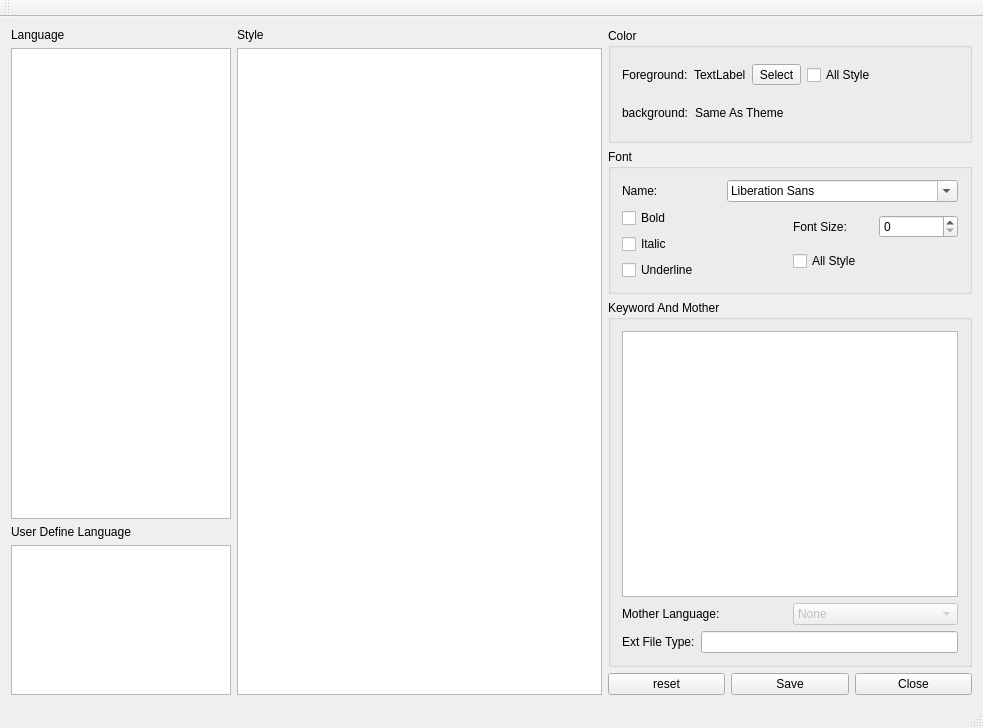
<?xml version="1.0" encoding="UTF-8"?>
<ui version="4.0">
 <class>QtLangSetClass</class>
 <widget class="QMainWindow" name="QtLangSetClass">
  <property name="geometry">
   <rect>
    <x>0</x>
    <y>0</y>
    <width>983</width>
    <height>728</height>
   </rect>
  </property>
  <property name="windowTitle">
   <string>QtLangSet</string>
  </property>
  <property name="windowIcon">
   <iconset resource="RealCompare.qrc">
    <normaloff>:/Resources/edit/global/ndd.ico</normaloff>:/Resources/edit/global/ndd.ico</iconset>
  </property>
  <widget class="QWidget" name="centralWidget">
   <layout class="QHBoxLayout" name="horizontalLayout_9">
    <item>
       <layout class="QVBoxLayout" name="verticalLayout">
        <item>
         <widget class="QLabel" name="label">
          <property name="text">
           <string>Language</string>
          </property>
         </widget>
        </item>
        <item>
         <widget class="QListWidget" name="langListWidget">
          <property name="minimumSize">
           <size>
            <width>100</width>
            <height>0</height>
           </size>
          </property>
          <property name="maximumSize">
           <size>
          <width>220</width>
            <height>16777215</height>
           </size>
          </property>
         </widget>
        </item>
        <item>
         <widget class="QLabel" name="label_5">
          <property name="text">
           <string>User Define Language</string>
          </property>
         </widget>
        </item>
        <item>
         <widget class="QListWidget" name="userLangListWidget">
          <property name="minimumSize">
           <size>
            <width>100</width>
            <height>0</height>
           </size>
          </property>
          <property name="maximumSize">
           <size>
          <width>220</width>
            <height>150</height>
           </size>
          </property>
         </widget>
        </item>
       </layout>
      </item>
      <item>
       <layout class="QVBoxLayout" name="verticalLayout_2">
        <item>
         <widget class="QLabel" name="label_2">
          <property name="text">
           <string>Style</string>
          </property>
         </widget>
        </item>
        <item>
         <widget class="QListWidget" name="styleListWidget">
          <property name="minimumSize">
           <size>
            <width>250</width>
            <height>0</height>
           </size>
          </property>
          <property name="maximumSize">
           <size>
            <width>500</width>
            <height>16777215</height>
           </size>
          </property>
         </widget>
        </item>
       </layout>
      </item>
    <item>
     <layout class="QVBoxLayout" name="verticalLayout_5">
      <item>
         <widget class="QGroupBox" name="groupBox_2">
          <property name="title">
           <string>Color</string>
          </property>
          <layout class="QVBoxLayout" name="verticalLayout_6">
           <item>
            <layout class="QHBoxLayout" name="horizontalLayout_6">
             <item>
              <widget class="QLabel" name="label_3">
               <property name="text">
                <string>Foreground:</string>
               </property>
              </widget>
             </item>
             <item>
              <widget class="QLabel" name="label_fc">
               <property name="sizePolicy">
                <sizepolicy hsizetype="Fixed" vsizetype="Fixed">
                 <horstretch>0</horstretch>
                 <verstretch>0</verstretch>
                </sizepolicy>
               </property>
               <property name="minimumSize">
                <size>
                 <width>32</width>
                 <height>32</height>
                </size>
               </property>
               <property name="text">
                <string>TextLabel</string>
               </property>
              </widget>
             </item>
             <item>
              <widget class="QToolButton" name="toolButton">
               <property name="text">
                <string>Select</string>
               </property>
              </widget>
             </item>
             <item>
            <widget class="QCheckBox" name="modiryAllColor">
             <property name="text">
              <string>All Style</string>
             </property>
            </widget>
           </item>
           <item>
              <spacer name="horizontalSpacer">
               <property name="orientation">
                <enum>Qt::Horizontal</enum>
               </property>
               <property name="sizeHint" stdset="0">
                <size>
                 <width>40</width>
                 <height>20</height>
                </size>
               </property>
              </spacer>
             </item>
            </layout>
           </item>
           <item>
            <layout class="QHBoxLayout" name="horizontalLayout_7">
             <item>
              <widget class="QLabel" name="label_4">
               <property name="text">
                <string>background:</string>
               </property>
              </widget>
             </item>
             <item>
              <widget class="QLabel" name="label_bc">
               <property name="sizePolicy">
                <sizepolicy hsizetype="Fixed" vsizetype="Fixed">
                 <horstretch>0</horstretch>
                 <verstretch>0</verstretch>
                </sizepolicy>
               </property>
               <property name="minimumSize">
                <size>
                 <width>32</width>
                 <height>32</height>
                </size>
               </property>
               <property name="text">
                <string>Same As Theme</string>
               </property>
              </widget>
             </item>
             <item>
              <spacer name="horizontalSpacer_2">
               <property name="orientation">
                <enum>Qt::Horizontal</enum>
               </property>
               <property name="sizeHint" stdset="0">
                <size>
                 <width>40</width>
                 <height>20</height>
                </size>
               </property>
              </spacer>
             </item>
            </layout>
           </item>
          </layout>
         </widget>
        </item>
        <item>
         <widget class="QGroupBox" name="groupBox_3">
          <property name="title">
           <string>Font</string>
          </property>
        <layout class="QVBoxLayout" name="verticalLayout_8">
             <item>
          <layout class="QHBoxLayout" name="horizontalLayout_2">
           <item>
            <widget class="QLabel" name="label_7">
               <property name="text">
              <string>Name:</string>
               </property>
              </widget>
             </item>
             <item>
            <widget class="QFontComboBox" name="fontComboBox"/>
             </item>
            </layout>
           </item>
         <item>
          <layout class="QHBoxLayout" name="horizontalLayout_10">
           <item>
            <layout class="QVBoxLayout" name="verticalLayout_3">
             <item>
              <widget class="QCheckBox" name="boldCheckBox">
               <property name="text">
                <string>Bold</string>
               </property>
              </widget>
             </item>
             <item>
              <widget class="QCheckBox" name="italicCheckBox">
               <property name="text">
                <string>Italic</string>
               </property>
              </widget>
             </item>
             <item>
              <widget class="QCheckBox" name="underlineCheckBox">
               <property name="text">
                <string>Underline</string>
               </property>
              </widget>
             </item>
            </layout>
           </item>
             <item>
            <layout class="QVBoxLayout" name="verticalLayout_7">
             <item>
              <layout class="QHBoxLayout" name="horizontalLayout_3">
               <item>
                <widget class="QLabel" name="label_8">
               <property name="text">
                  <string>Font Size:</string>
               </property>
              </widget>
             </item>
             <item>
                <widget class="QSpinBox" name="fontSpinBox"/>
             </item>
            </layout>
           </item>
             <item>
              <widget class="QCheckBox" name="modifyAllFont">
               <property name="text">
                <string>All Style</string>
               </property>
              </widget>
             </item>
          </layout>
           </item>
          </layout>
         </item>
        </layout>
         </widget>
        </item>
        <item>
       <widget class="QGroupBox" name="groupBox">
        <property name="title">
         <string>Keyword And Mother </string>
          </property>
        <layout class="QVBoxLayout" name="verticalLayout_4">
         <item>
          <widget class="QPlainTextEdit" name="keywordTe">
           <property name="readOnly">
            <bool>true</bool>
          </property>
          </widget>
        </item>
         <item>
          <layout class="QHBoxLayout" name="horizontalLayout">
           <item>
            <widget class="QLabel" name="label_6">
             <property name="text">
              <string>Mother Language:</string>
             </property>
            </widget>
           </item>
           <item>
            <widget class="QComboBox" name="motherLangCb">
             <property name="enabled">
              <bool>false</bool>
             </property>
             <item>
              <property name="text">
               <string>None</string>
              </property>
             </item>
             <item>
              <property name="text">
               <string>Cpp</string>
              </property>
             </item>
            </widget>
           </item>
       </layout>
      </item>
      <item>
          <layout class="QHBoxLayout" name="horizontalLayout_5">
           <item>
            <widget class="QLabel" name="label_9">
             <property name="text">
              <string>Ext File Type:</string>
             </property>
            </widget>
           </item>
           <item>
            <widget class="QLineEdit" name="extFileType">
             <property name="readOnly">
              <bool>true</bool>
             </property>
            </widget>
           </item>
          </layout>
         </item>
        </layout>
       </widget>
      </item>
      <item>
       <layout class="QHBoxLayout" name="horizontalLayout_4">
        <item>
         <widget class="QPushButton" name="reset">
          <property name="text">
           <string>reset</string>
          </property>
         </widget>
        </item>
        <item>
         <widget class="QPushButton" name="saveBt">
          <property name="text">
           <string>Save</string>
          </property>
         </widget>
        </item>
        <item>
         <widget class="QPushButton" name="cancelBt">
          <property name="text">
           <string>Close</string>
          </property>
         </widget>
        </item>
       </layout>
      </item>
     </layout>
    </item>
   </layout>
  </widget>
  <widget class="QMenuBar" name="menuBar">
   <property name="geometry">
    <rect>
     <x>0</x>
     <y>0</y>
     <width>983</width>
     <height>23</height>
    </rect>
   </property>
  </widget>
  <widget class="QToolBar" name="mainToolBar">
   <attribute name="toolBarArea">
    <enum>TopToolBarArea</enum>
   </attribute>
   <attribute name="toolBarBreak">
    <bool>false</bool>
   </attribute>
  </widget>
  <widget class="QStatusBar" name="statusBar"/>
 </widget>
 <layoutdefault spacing="6" margin="11"/>
 <resources>
  <include location="RealCompare.qrc"/>
 </resources>
 <connections>
  <connection>
   <sender>cancelBt</sender>
   <signal>clicked()</signal>
   <receiver>QtLangSetClass</receiver>
   <slot>close()</slot>
   <hints>
    <hint type="sourcelabel">
     <x>1068</x>
     <y>694</y>
    </hint>
    <hint type="destinationlabel">
     <x>709</x>
     <y>561</y>
    </hint>
   </hints>
  </connection>
  <connection>
   <sender>saveBt</sender>
   <signal>clicked()</signal>
   <receiver>QtLangSetClass</receiver>
   <slot>slot_saveClick()</slot>
   <hints>
    <hint type="sourcelabel">
     <x>951</x>
     <y>694</y>
    </hint>
    <hint type="destinationlabel">
     <x>575</x>
     <y>559</y>
    </hint>
   </hints>
  </connection>
  <connection>
   <sender>toolButton</sender>
   <signal>clicked()</signal>
   <receiver>QtLangSetClass</receiver>
   <slot>slot_changeFgColor()</slot>
   <hints>
    <hint type="sourcelabel">
     <x>919</x>
     <y>92</y>
    </hint>
    <hint type="destinationlabel">
     <x>462</x>
     <y>561</y>
    </hint>
   </hints>
  </connection>
  <connection>
   <sender>reset</sender>
   <signal>clicked()</signal>
   <receiver>QtLangSetClass</receiver>
   <slot>slot_reset()</slot>
   <hints>
    <hint type="sourcelabel">
     <x>777</x>
     <y>685</y>
    </hint>
    <hint type="destinationlabel">
     <x>814</x>
     <y>697</y>
    </hint>
   </hints>
  </connection>
 </connections>
 <slots>
  <slot>slot_saveClick()</slot>
  <slot>slot_changeFgColor()</slot>
  <slot>slot_changeBkColor()</slot>
  <slot>slot_reset()</slot>
 </slots>
</ui>
